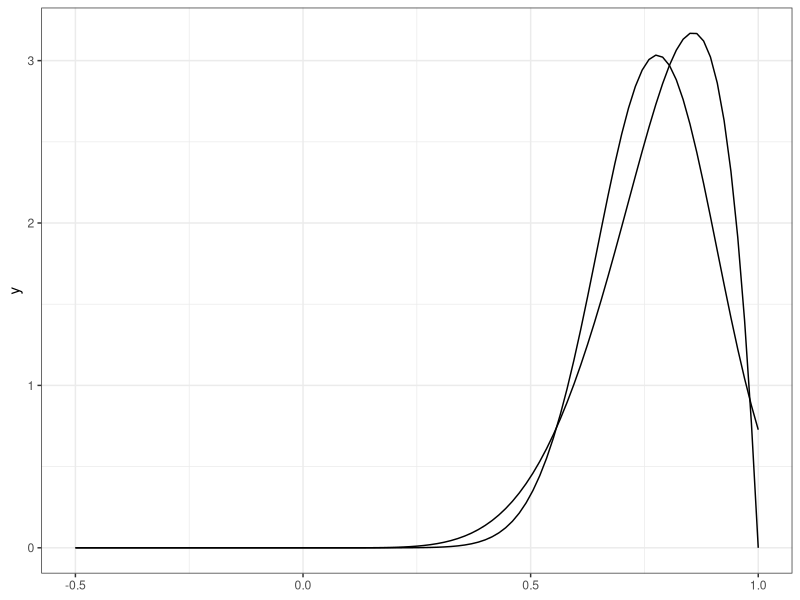

Recreate this plot in R.
library(tidyverse)
theme_set(theme_bw())
theme_update(legend.position = "bottom")

alpha <- 0.05
n_samples <- 10000
# sample_size <- 300

### norm & right asymm ----
# r.beta <- function(n, shape1, shape2, mean = 0, sd = 1) {
#     rbeta(n, shape1, shape2) %>% scale() %>% `+`(mean) %>% `*`(sd)
# }

# mu <- 0
# sd <- 1
shape1 <- 7
shape2 <- 2
mu_asym <- shape1 / (shape1 + shape2)
sd_asym <- sqrt((shape1 * shape2) / ((shape1 + shape2)^2 * (shape1 + shape2 + 1)))
sample.size <- 50

ggplot() +
    geom_function(fun = dbeta, args = list(shape1 = shape1, shape2 = shape2)) +
    geom_function(fun = dnorm, args = list(mean = mu_asym, sd = sd_asym)) +
    xlim(-.5, 1)


set.seed(919)
replicate(n_samples,
          t.test(
              rnorm(n = sample.size, mean = mu_asym, sd = sd_asym),
              rbeta(n = sample.size, shape1 = shape1, shape2 = shape2)
              )$p.value,
          simplify = TRUE
          ) %>%
    as_tibble() %>%
    mutate(is_sig = value < alpha) %>% pull(is_sig) %>% mean()






